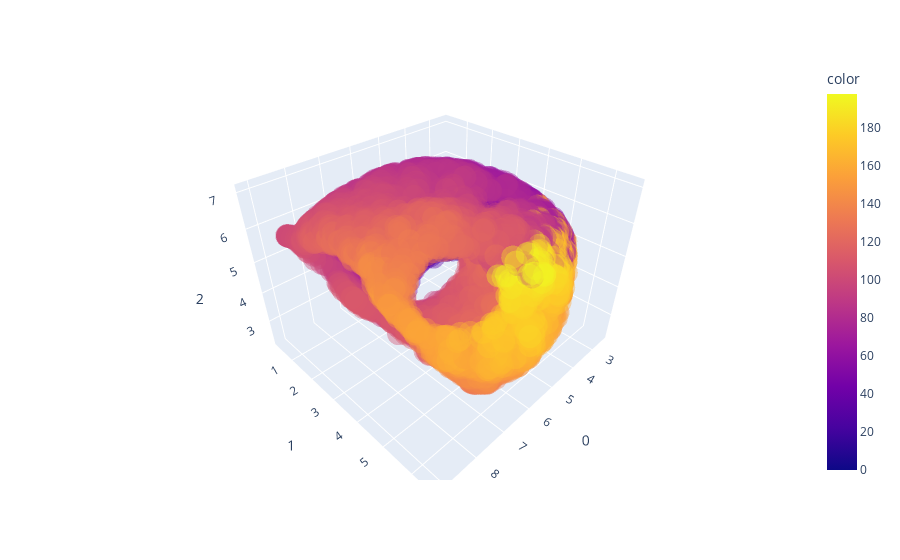

The code cell stored with this chart in its notebook:
### Markdown cell above
### Low dimensional representations

#### 1D

### Code cell
activity_flat = activity.reshape(activity.shape[0],-1)
embedding, reducer = lowD_reduce(activity_flat,if_pca=False,n_components=3,plot=True)

### Figure 1 — Plotly figure (JSON) as saved in the notebook; plotly's stock layout.template omitted (floating-point values rounded to 4 significant figures; data arrays with more than 128 entries replaced by an {"elided": "..."} marker saying what was removed)
{"data": [{"hovertemplate": "0=%{x}<br>1=%{y}<br>2=%{z}<br>color=%{marker.color}<extra></extra>", "legendgroup": "", "marker": {"color": {"elided": "10000 int values"}, "coloraxis": "coloraxis", "opacity": 0.4, "symbol": "circle"}, "mode": "markers", "name": "", "scene": "scene", "showlegend": false, "type": "scatter3d", "x": {"elided": "10000 float values"}, "y": {"elided": "10000 float values"}, "z": {"elided": "10000 float values"}}], "layout": {"coloraxis": {"colorbar": {"title": {"text": "color"}}, "colorscale": [[0, "#0d0887"], [0.1111, "#46039f"], [0.2222, "#7201a8"], [0.3333, "#9c179e"], [0.4444, "#bd3786"], [0.5556, "#d8576b"], [0.6667, "#ed7953"], [0.7778, "#fb9f3a"], [0.8889, "#fdca26"], [1, "#f0f921"]]}, "legend": {"tracegroupgap": 0}, "margin": {"t": 60}, "scene": {"domain": {"x": [0, 1], "y": [0, 1]}, "xaxis": {"title": {"text": "0"}}, "yaxis": {"title": {"text": "1"}}, "zaxis": {"title": {"text": "2"}}}}}
